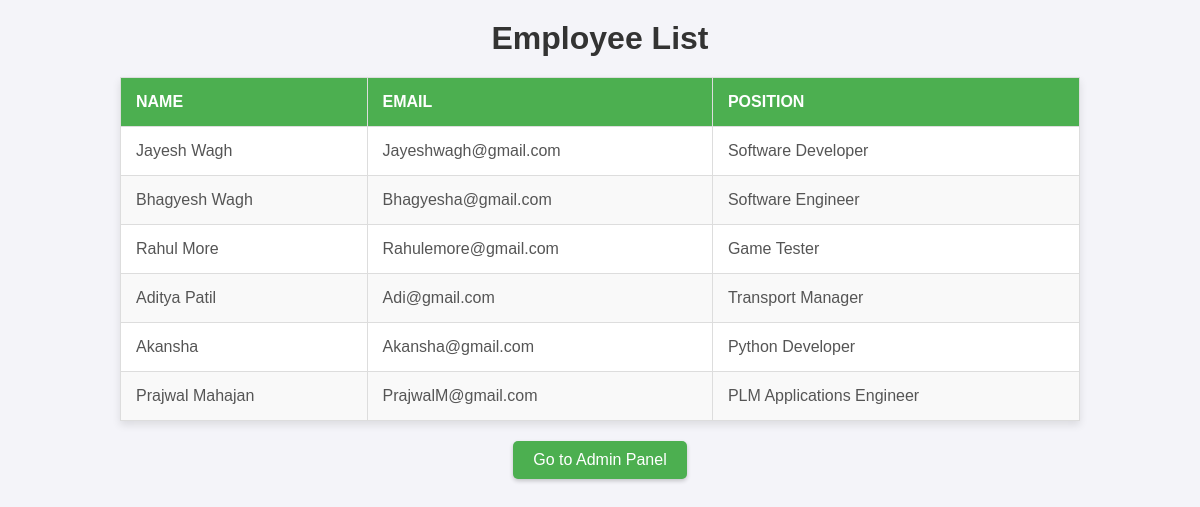
/employees/, run on an earlier commit of the app's database.
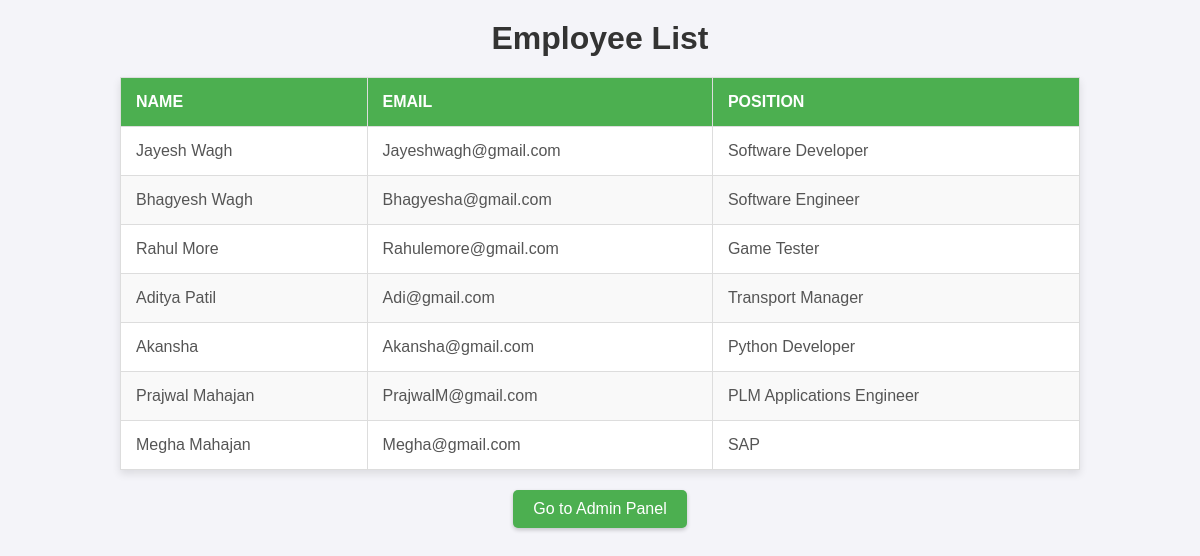
And on a later commit of the database.
### employees/models.py (models this page shows, shortened)
class Employee(models.Model):
    id = models.AutoField(primary_key=True)
    name = models.CharField(max_length=50)
    email = models.EmailField()
    position = models.CharField(max_length=100)

### employees/views.py (the view)
# urls.py: path('', views.employee_list, name='employee_list'),
def employee_list(request):
    employees = Employee.objects.all()
    return render(request, 'employees/employee_list.html', {'employees': employees})

### employees/templates/employees/employee_list.html (shortened to what this page needs)
<!DOCTYPE html>
<html lang="en">
<head>
</head>
<body>
    <h1>Employee List</h1>
    <table>
        <thead>
            <tr>
                <th>Name</th>
                <th>Email</th>
                <th>Position</th>
            </tr>
        </thead>
        <tbody>
            {% for employee in employees %}
                <tr>
                    <td>{{ employee.name }}</td>
                    <td>{{ employee.email }}</td>
                    <td>{{ employee.position }}</td>
                </tr>
            {% endfor %}
        </tbody>
    </table>
    <a href="/admin/">Go to Admin Panel</a>
</body>
</html>

### employees/templates/employees/employee_list.html (style rules this page uses)
body { font-family: Arial, sans-serif; background-color: #f4f4f9; margin: 0; padding: 0; }
h1 { text-align: center; margin: 20px 0; color: #333; }
table { width: 80%; margin: 20px auto; border-collapse: collapse; background-color: #fff; box-shadow: 0 4px 8px rgba(0, 0, 0, 0.1); }
th, td { padding: 15px; text-align: left; border: 1px solid #ddd; }
th { background-color: #4CAF50; color: white; text-transform: uppercase; }
tr:nth-child(even) { background-color: #f9f9f9; }
td { color: #555; }
a { display: block; margin: 20px auto; text-align: center; color: #fff; background-color: #4CAF50; padding: 10px 20px; text-decoration: none; border-radius: 5px; box-shadow: 0 2px 4px rgba(0, 0, 0, 0.2); width: fit-content; }

What changed in the data, as far as the page shows it:
added Employee: name "Megha Mahajan", email "Megha@gmail.com", position "SAP"
